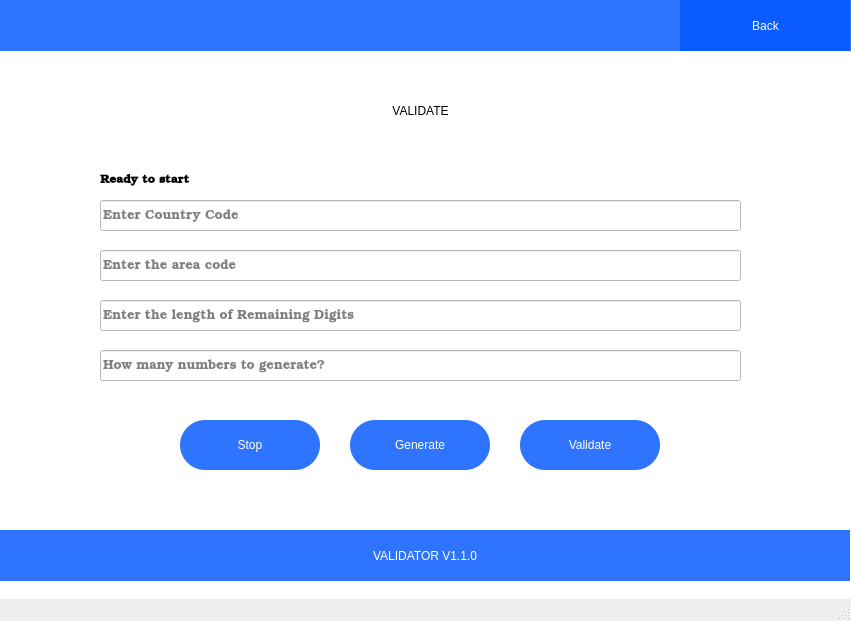
<?xml version="1.0" encoding="UTF-8"?>
<ui version="4.0">
 <class>MainWindow</class>
 <widget class="QMainWindow" name="MainWindow">
  <property name="geometry">
   <rect>
    <x>0</x>
    <y>0</y>
    <width>851</width>
    <height>621</height>
   </rect>
  </property>
  <property name="maximumSize">
   <size>
    <width>851</width>
    <height>621</height>
   </size>
  </property>
  <property name="windowTitle">
   <string>Phone Validator</string>
  </property>
  <widget class="QWidget" name="centralwidget">
   <widget class="QWidget" name="widget" native="true">
    <property name="geometry">
     <rect>
      <x>0</x>
      <y>0</y>
      <width>851</width>
      <height>620</height>
     </rect>
    </property>
    <property name="maximumSize">
     <size>
      <width>851</width>
      <height>621</height>
     </size>
    </property>
    <property name="styleSheet">
     <string notr="true">background-color: rgb(255, 255, 255);</string>
    </property>
    <widget class="QLabel" name="label">
     <property name="geometry">
      <rect>
       <x>0</x>
       <y>0</y>
       <width>850</width>
       <height>51</height>
      </rect>
     </property>
     <property name="styleSheet">
      <string notr="true">background-color: rgba(0, 85, 255, 208);</string>
     </property>
     <property name="text">
      <string/>
     </property>
    </widget>
    <widget class="QLabel" name="label_2">
     <property name="geometry">
      <rect>
       <x>0</x>
       <y>530</y>
       <width>850</width>
       <height>51</height>
      </rect>
     </property>
     <property name="styleSheet">
      <string notr="true">background-color: rgba(0, 85, 255, 208);
color: rgb(255, 255, 255);
font: 16pt &quot;Baskerville Old Face&quot;;</string>
     </property>
     <property name="text">
      <string>VALIDATOR V1.1.0</string>
     </property>
     <property name="alignment">
      <set>Qt::AlignCenter</set>
     </property>
    </widget>
    <widget class="QLabel" name="label_3">
     <property name="geometry">
      <rect>
       <x>0</x>
       <y>90</y>
       <width>841</width>
       <height>41</height>
      </rect>
     </property>
     <property name="styleSheet">
      <string notr="true">font: 26pt &quot;Baskerville Old Face&quot;;</string>
     </property>
     <property name="text">
      <string>VALIDATE</string>
     </property>
     <property name="alignment">
      <set>Qt::AlignCenter</set>
     </property>
    </widget>
    <widget class="QLabel" name="status_label">
     <property name="geometry">
      <rect>
       <x>100</x>
       <y>160</y>
       <width>251</width>
       <height>41</height>
      </rect>
     </property>
     <property name="font">
      <font>
       <family>Bookman Old Style</family>
       <pointsize>9</pointsize>
       <weight>75</weight>
       <bold>true</bold>
      </font>
     </property>
     <property name="text">
      <string>Ready to start</string>
     </property>
    </widget>
    <widget class="QLineEdit" name="country_code">
     <property name="geometry">
      <rect>
       <x>100</x>
       <y>200</y>
       <width>641</width>
       <height>31</height>
      </rect>
     </property>
     <property name="font">
      <font>
       <family>Bookman Old Style</family>
       <pointsize>10</pointsize>
      </font>
     </property>
     <property name="placeholderText">
      <string>Enter Country Code</string>
     </property>
    </widget>
    <widget class="QLineEdit" name="service_code">
     <property name="geometry">
      <rect>
       <x>100</x>
       <y>250</y>
       <width>641</width>
       <height>31</height>
      </rect>
     </property>
     <property name="font">
      <font>
       <family>Bookman Old Style</family>
       <pointsize>10</pointsize>
      </font>
     </property>
     <property name="placeholderText">
      <string>Enter the area code</string>
     </property>
    </widget>
    <widget class="QLineEdit" name="length">
     <property name="geometry">
      <rect>
       <x>100</x>
       <y>300</y>
       <width>641</width>
       <height>31</height>
      </rect>
     </property>
     <property name="font">
      <font>
       <family>Bookman Old Style</family>
       <pointsize>10</pointsize>
      </font>
     </property>
     <property name="placeholderText">
      <string>Enter the length of Remaining Digits</string>
     </property>
    </widget>
    <widget class="QLineEdit" name="number">
     <property name="geometry">
      <rect>
       <x>100</x>
       <y>350</y>
       <width>641</width>
       <height>31</height>
      </rect>
     </property>
     <property name="font">
      <font>
       <family>Bookman Old Style</family>
       <pointsize>10</pointsize>
      </font>
     </property>
     <property name="placeholderText">
      <string>How many numbers to generate?</string>
     </property>
    </widget>
    <widget class="QPushButton" name="generate_btn">
     <property name="geometry">
      <rect>
       <x>350</x>
       <y>420</y>
       <width>140</width>
       <height>50</height>
      </rect>
     </property>
     <property name="styleSheet">
      <string notr="true">QPushButton#generate_btn{
background-color: rgba(0, 85, 255, 208);
color: rgb(255, 255, 255);
border: none;
 padding: 5px;
 border-radius: 25px;
}

QPushButton#generate_btn:hover{
background-color: rgba(0,0,0,0.9)
}</string>
     </property>
     <property name="text">
      <string>Generate</string>
     </property>
    </widget>
    <widget class="QPushButton" name="validate_btn">
     <property name="geometry">
      <rect>
       <x>520</x>
       <y>420</y>
       <width>140</width>
       <height>50</height>
      </rect>
     </property>
     <property name="styleSheet">
      <string notr="true">QPushButton#validate_btn{
background-color: rgba(0, 85, 255, 208);
color: rgb(255, 255, 255);
border: none;
 padding: 5px;
 border-radius: 25px;
}

QPushButton#validate_btn:hover{
background-color: rgba(0,0,0,0.9)
}</string>
     </property>
     <property name="text">
      <string>Validate</string>
     </property>
    </widget>
    <widget class="QPushButton" name="back_from_validator">
     <property name="geometry">
      <rect>
       <x>680</x>
       <y>0</y>
       <width>171</width>
       <height>51</height>
      </rect>
     </property>
     <property name="styleSheet">
      <string notr="true">QPushButton#back_from_validator{
background-color: rgba(0, 85, 255, 208);
color: rgb(255, 255, 255);
border: none;
 padding: 5px;
}

QPushButton#back_from_validator:hover{
background-color: rgba(0,0,0,0.9)
}</string>
     </property>
     <property name="text">
      <string>Back</string>
     </property>
    </widget>
    <widget class="QPushButton" name="close_btn">
     <property name="geometry">
      <rect>
       <x>180</x>
       <y>420</y>
       <width>140</width>
       <height>50</height>
      </rect>
     </property>
     <property name="styleSheet">
      <string notr="true">QPushButton#close_btn{
background-color: rgba(0, 85, 255, 208);
color: rgb(255, 255, 255);
border: none;
 padding: 5px;
 border-radius: 25px;
}

QPushButton#close_btn:hover{
background-color: red;
}</string>
     </property>
     <property name="text">
      <string>Stop</string>
     </property>
    </widget>
   </widget>
  </widget>
  <widget class="QMenuBar" name="menubar">
   <property name="geometry">
    <rect>
     <x>0</x>
     <y>0</y>
     <width>851</width>
     <height>21</height>
    </rect>
   </property>
  </widget>
  <widget class="QStatusBar" name="statusbar"/>
 </widget>
 <resources/>
 <connections/>
</ui>
